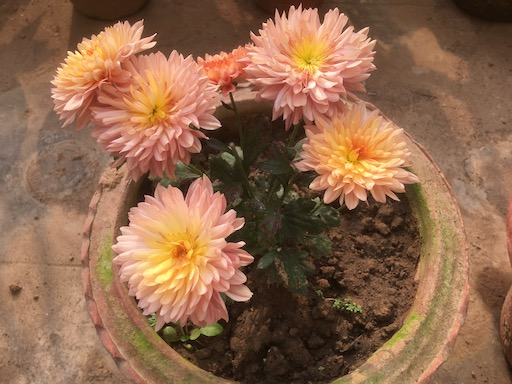
#> input picture a4/pink.jpg, 512 x 384 px
$ python colors.py
#> lines starting #> are read from the running program, lines starting #| are printed output that depends on the picture
import numpy as np
import cv2 as cv2
from matplotlib import pyplot as plt

points = []

def draw_point(event,x,y,flags,param):
	if event == cv2.EVENT_FLAG_LBUTTON:
		points.append((x,y))

def Choose_Point():
	cv2.setMouseCallback("Choose",draw_point)
	while(1):
		if len(points) == 1:
			break
		cv2.waitKey(10)
	point = points[0]
	points.clear()
	return point

def chooseRectangle(img):
	cv2.namedWindow("Choose")
	cv2.imshow("Choose",img)

	p1 = Choose_Point()
	(x1,y1) = p1
	cv2.rectangle(img,(x1-2,y1-2),(x1+2,y1+2),(0,255,0),-1)
	cv2.imshow("Choose",img)

	p2 = Choose_Point()
	(x2,y2) = p2
	cv2.rectangle(img,(x2-2,y2-2),(x2+2,y2+2),(0,255,0),-1)

	cv2.rectangle(img,(x1-2,y2-2),(x1+2,y2+2),(0,255,0),-1)
	cv2.rectangle(img,(x2-2,y1-2),(x2+2,y1+2),(0,255,0),-1)

	cv2.line(img, (x1,y1), (x1,y2), (255,0,0), 3)
	cv2.line(img, (x2,y2), (x1,y2), (255,0,0), 3)
	cv2.line(img, (x2,y2), (x2,y1), (255,0,0), 3)
	cv2.line(img, (x2,y1), (x1,y1), (255,0,0), 3)
	cv2.destroyWindow("Choose")

	diagonal = [p1,p2]
	return img, diagonal

def domColour(img):
	hsv_img = cv2.cvtColor(img, cv2.COLOR_BGR2HSV)
	h_bin = 6
	s_bin = 8
	hist = cv2.calcHist([hsv_img], [0, 1], None, [h_bin, s_bin], [0, 180, 0, 256])
	ind = np.unravel_index(np.argmax(hist, axis=None), hist.shape)

	h_lower = (179.0/h_bin)*ind[0]
	h_upper = (179.0/h_bin)*(ind[0]+1)
	s_lower = (255.0/s_bin)*ind[1]
	s_upper = (255.0/s_bin)*(ind[1]+1)

	mask = cv2.inRange(hsv_img,(h_lower, s_lower, 0), (h_upper, s_upper, 255) )
	# mask = mask.reshape((mask.shape[0],mask.shape[1],1))
	return mask, (h_lower, h_upper), (s_lower, s_upper)

def transfer(img, H, S, color):
	img = cv2.cvtColor(img, cv2.COLOR_BGR2HSV)
	for i in range(img.shape[0]):
		for j in range(img.shape[1]):
			if img[i,j,0] > H[0] and img[i,j,0] <= H[1] and img[i,j,1] > S[0] and img[i,j,1] <= S[1]:
				img[i,j,0] = color[0]
				img[i,j,1] = color[1]
	img = cv2.cvtColor(img, cv2.COLOR_HSV2BGR)
	return img

def main():
	img1 = cv2.imread('./pink.jpg',1)
#> img1 is the input picture: shape (384, 512, 3); mean B, G, R 76.8, 103.8, 143.4
	img2 = cv2.imread('./purple.jpg',1)
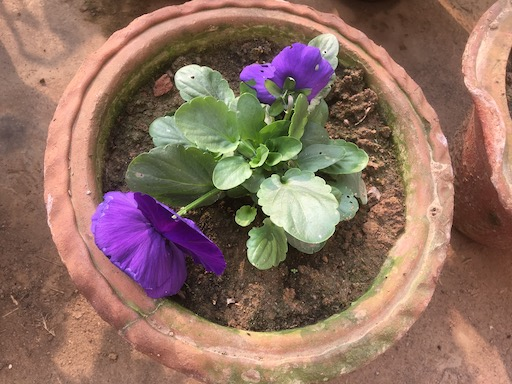
#> input picture a4/purple.jpg, 512 x 384 px
#> img2 is the input picture: shape (384, 512, 3); mean B, G, R 99.2, 113.3, 144
	img3 = cv2.imread('./white.jpg',1)
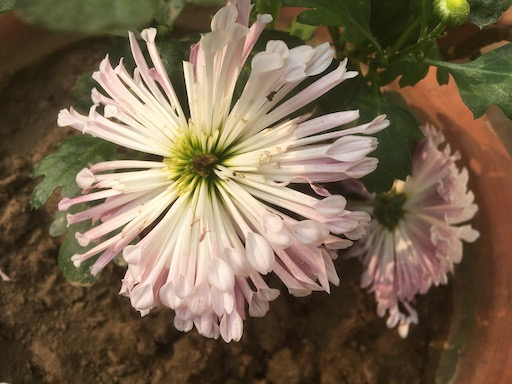
#> input picture a4/white.jpg, 512 x 384 px
#> img3 is the input picture: shape (384, 512, 3); mean B, G, R 77.4, 100.6, 119.2

	src_img = img3
	tgt_img = img2

	cv2.imwrite('src_img.jpg', src_img)
	cv2.imwrite('tgt_img.jpg', tgt_img)

	print('Choose two points specifying diagonal of region in source image')
	src_img, src_diag = chooseRectangle(src_img)
	cv2.imshow("Source",src_img)

	print('Choose two points specifying diagonal of region in target image')
	tgt_img, tgt_diag = chooseRectangle(tgt_img)
	cv2.imshow("Target", tgt_img)

	cv2.imwrite('src_img_ROI.jpg', src_img)
	cv2.imwrite('tgt_img_ROI.jpg', tgt_img)

	x1, y1 = src_diag[0]
	x2, y2 = src_diag[1]
	src_rect = src_img[y1:y2, x1:x2]
	src_mask = np.zeros((src_img.shape[0],tgt_img.shape[1]))
	src_mask[y1:y2, x1:x2], src_H, src_S = domColour(src_rect)
	cv2.imshow("Source Mask", src_mask)

	x1, y1 = tgt_diag[0]
	x2, y2 = tgt_diag[1]
	tgt_rect = tgt_img[y1:y2, x1:x2]
	tgt_mask = np.zeros((tgt_img.shape[0],tgt_img.shape[1]))
	tgt_mask[y1:y2, x1:x2], tgt_H, tgt_S = domColour(tgt_rect)
	cv2.imshow("Target Mask", tgt_mask)

	cv2.imwrite('src_img_masked.jpg', src_mask)
	cv2.imwrite('tgt_img_masked.jpg', tgt_mask)

	color = ((src_H[0]+src_H[1])/2, (src_S[0]+src_S[1])/2)
	result = transfer(tgt_img, tgt_H, tgt_S, color)
	cv2.imshow("Result Image", result)

	cv2.imwrite('final_color_transfer.jpg', result)

	cv2.waitKey(0)

if __name__ == "__main__":
	main()
